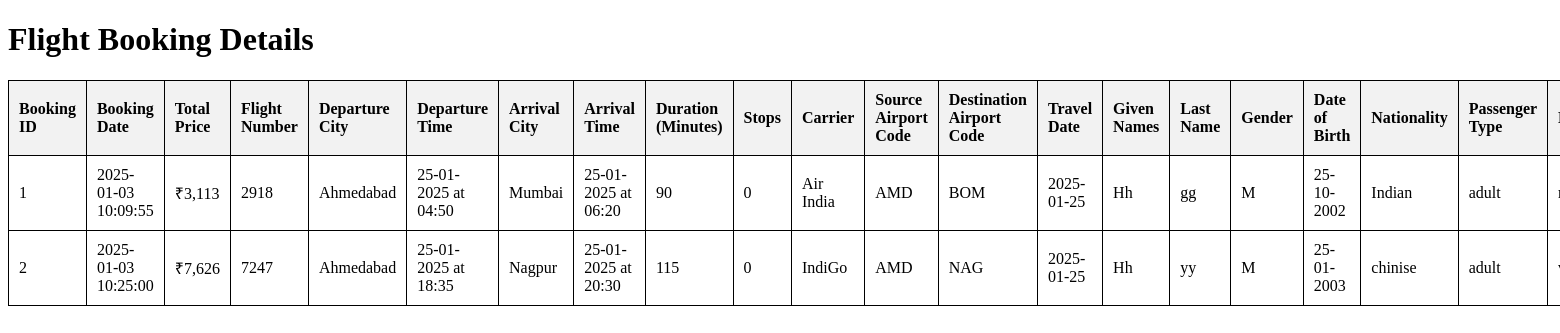
The app's page /view_bookings with its own data.
### tables this page shows
CREATE TABLE passengers (
            passenger_id INTEGER PRIMARY KEY AUTOINCREMENT,
            booking_id INTEGER,
            given_names TEXT,
            last_name TEXT,
            gender TEXT,
            date_of_birth DATE,
            nationality TEXT,
            passenger_type TEXT,
            FOREIGN KEY (booking_id) REFERENCES bookings (booking_id)
        );

CREATE TABLE bookings (
            booking_id INTEGER PRIMARY KEY AUTOINCREMENT,
            booking_date TIMESTAMP DEFAULT CURRENT_TIMESTAMP,
            total_price TEXT,
            status TEXT DEFAULT 'pending',
            flight_number TEXT,
            departure_city TEXT,
            departure_time DATETIME,
            arrival_city TEXT,
            arrival_time DATETIME,
            duration_minutes INTEGER,
            stops INTEGER,
            carrier TEXT,
            source_airport_code TEXT,
            destination_airport_code TEXT,
            travel_date DATE
        );

### bot.py (the view)
@app.route("/view_bookings", methods=['GET'])
def view_bookings():
    try:
        conn = sqlite3.connect('flight_bookings.db')
        c = conn.cursor()
        c.execute('''
        SELECT b.booking_id, b.booking_date, b.total_price,
               b.flight_number, b.departure_city, b.departure_time,
               b.arrival_city, b.arrival_time, b.duration_minutes,
               b.stops, b.carrier, b.source_airport_code,
               b.destination_airport_code, b.travel_date,
               p.given_names, p.last_name, p.gender, p.date_of_birth,
               p.nationality, p.passenger_type,
               c.email, c.phone_number
        FROM bookings b
        LEFT JOIN passengers p ON b.booking_id = p.booking_id
        LEFT JOIN contact_details c ON b.booking_id = c.booking_id
        ''')
        bookings = c.fetchall()
        conn.close()
        table_headers = [
            "Booking ID", "Booking Date", "Total Price", "Flight Number",
            "Departure City", "Departure Time", "Arrival City", "Arrival Time",
            "Duration (Minutes)", "Stops", "Carrier", "Source Airport Code",
            "Destination Airport Code", "Travel Date", "Given Names", "Last Name",
            "Gender", "Date of Birth", "Nationality", "Passenger Type", "Email", "Phone Number"
        ]
        return render_template("flight.html", bookings=bookings, headers=table_headers)
    except Error as e:
        return "An error occurred while fetching the booking details."

### templates/flight.html (shortened to what this page needs)
<!DOCTYPE html>
<html lang="en">
<head>
</head>
<body>
<h1>Flight Booking Details</h1>
<table>
    <thead>
        <tr>
            {% for header in headers %}
            <th>{{ header }}</th>
            {% endfor %}
        </tr>
    </thead>
    <tbody>
        {% for booking in bookings %}
        <tr>
            <td>{{ booking[0] }}</td>
            <td>{{ booking[1] }}</td>
            <td>{{ booking[2] }}</td>
            <td>{{ booking[3] }}</td>
            <td>{{ booking[4] }}</td>
            <td>{{ booking[5] }}</td>
            <td>{{ booking[6] }}</td>
            <td>{{ booking[7] }}</td>
            <td>{{ booking[8] }}</td>
            <td>{{ booking[9] }}</td>
            <td>{{ booking[10] }}</td>
            <td>{{ booking[11] }}</td>
            <td>{{ booking[12] }}</td>
            <td>{{ booking[13] }}</td>
            <td>{{ booking[14] }}</td>
            <td>{{ booking[15] }}</td>
            <td>{{ booking[16] }}</td>
            <td>{{ booking[17] }}</td>
            <td>{{ booking[18] }}</td>
            <td>{{ booking[19] }}</td>
            <td>{{ booking[20] }}</td>
        </tr>
        {% endfor %}
    </tbody>
</table>
</body>
</html>

### templates/flight.html (style rules this page uses)
table { width: 100%; border-collapse: collapse; }
table, th, td { border: 1px solid black; }
th, td { padding: 10px; text-align: left; }
th { background-color: #f2f2f2; }

### records on screen
passengers: booking_id "1", booking_date "2025-01-03 10:09:55", total_price "₹3,113", flight_number "2918", departure_city "Ahmedabad", departure_time "25-01-2025 at 04:50", arrival_city "Mumbai", arrival_time "25-01-2025 at 06:20", duration_minutes "90", stops "0", carrier "Air India", source_airport_code "AMD", destination_airport_code "BOM", travel_date "2025-01-25", given_names "Hh", last_name "gg", gender "M", date_of_birth "25-10-2002", nationality "Indian", passenger_type "adult"
passengers: booking_id "2", booking_date "2025-01-03 10:25:00", total_price "₹7,626", flight_number "7247", departure_city "Ahmedabad", departure_time "25-01-2025 at 18:35", arrival_city "Nagpur", arrival_time "25-01-2025 at 20:30", duration_minutes "115", stops "0", carrier "IndiGo", source_airport_code "AMD", destination_airport_code "NAG", travel_date "2025-01-25", given_names "Hh", last_name "yy", gender "M", date_of_birth "25-01-2003", nationality "chinise", passenger_type "adult"

### other values on screen
{{ header }} "Booking ID" "Booking Date" "Total Price" "Flight Number" "Departure City" "Departure Time" "Arrival City" "Arrival Time" "Duration (Minutes)" "Stops" "Carrier" "Source Airport Code" "Destination Airport Code" "Travel Date" "Given Names" "Last Name" "Gender" "Date of Birth" "Nationality" "Passenger Type"
